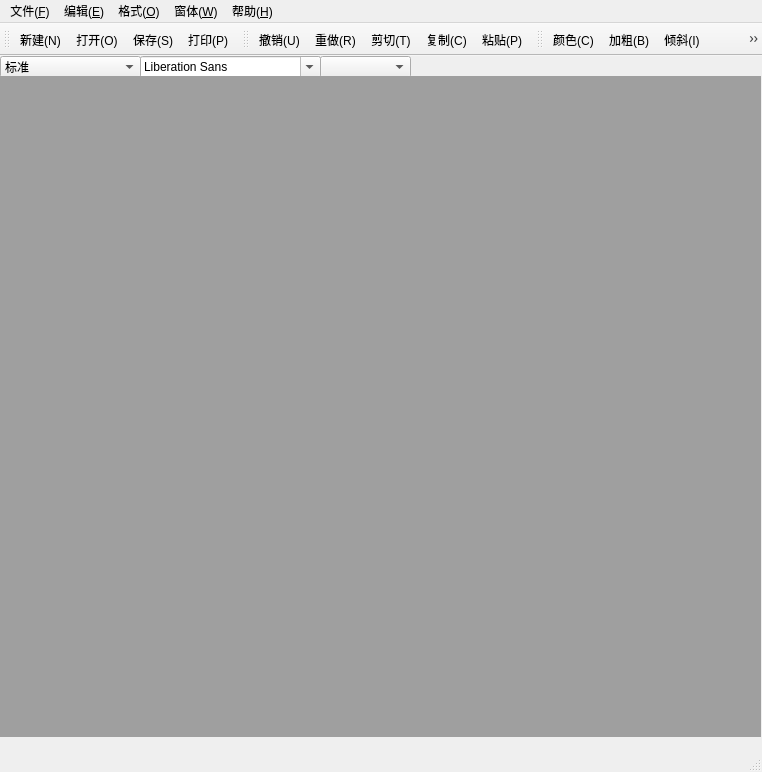
<?xml version="1.0" encoding="UTF-8"?>
<ui version="4.0">
 <class>MainWindow</class>
 <widget class="QMainWindow" name="MainWindow">
  <property name="geometry">
   <rect>
    <x>0</x>
    <y>0</y>
    <width>762</width>
    <height>772</height>
   </rect>
  </property>
  <property name="windowTitle">
   <string>我的WPS</string>
  </property>
  <widget class="QWidget" name="centralWidget">
   <widget class="QComboBox" name="comboBox">
    <property name="geometry">
     <rect>
      <x>0</x>
      <y>0</y>
      <width>141</width>
      <height>22</height>
     </rect>
    </property>
    <item>
     <property name="text">
      <string>标准</string>
     </property>
    </item>
    <item>
     <property name="text">
      <string>项目符号(●)</string>
     </property>
    </item>
    <item>
     <property name="text">
      <string>项目符号(○)</string>
     </property>
    </item>
    <item>
     <property name="text">
      <string>项目符号(■)</string>
     </property>
    </item>
    <item>
     <property name="text">
      <string>项目符号(1.2.3.)</string>
     </property>
    </item>
    <item>
     <property name="text">
      <string>项目符号(a.b.c.)</string>
     </property>
    </item>
    <item>
     <property name="text">
      <string>项目符号(A.B.C)</string>
     </property>
    </item>
    <item>
     <property name="text">
      <string>项目符号(i.ii.iii.)</string>
     </property>
    </item>
    <item>
     <property name="text">
      <string>项目符号(I.II.III.)</string>
     </property>
    </item>
   </widget>
   <widget class="QFontComboBox" name="fontComboBox">
    <property name="geometry">
     <rect>
      <x>140</x>
      <y>0</y>
      <width>181</width>
      <height>22</height>
     </rect>
    </property>
   </widget>
   <widget class="QComboBox" name="fontSizeComBox">
    <property name="geometry">
     <rect>
      <x>320</x>
      <y>0</y>
      <width>91</width>
      <height>22</height>
     </rect>
    </property>
   </widget>
   <widget class="QMdiArea" name="mdiArea">
    <property name="geometry">
     <rect>
      <x>0</x>
      <y>20</y>
      <width>761</width>
      <height>661</height>
     </rect>
    </property>
   </widget>
  </widget>
  <widget class="QMenuBar" name="menuBar">
   <property name="geometry">
    <rect>
     <x>0</x>
     <y>0</y>
     <width>762</width>
     <height>26</height>
    </rect>
   </property>
   <widget class="QMenu" name="menu_F">
    <property name="title">
     <string>文件(&amp;F)</string>
    </property>
    <addaction name="newAction"/>
    <addaction name="openAction"/>
    <addaction name="saveAction"/>
    <addaction name="otherSaveAction"/>
    <addaction name="printAction"/>
    <addaction name="printViewAction"/>
    <addaction name="exitAction"/>
   </widget>
   <widget class="QMenu" name="menu_E">
    <property name="title">
     <string>编辑(&amp;E)</string>
    </property>
    <addaction name="undoAction"/>
    <addaction name="redoAction"/>
    <addaction name="cutAction"/>
    <addaction name="copyAction"/>
    <addaction name="pasteAction"/>
   </widget>
   <widget class="QMenu" name="menu_O">
    <property name="title">
     <string>格式(&amp;O)</string>
    </property>
    <widget class="QMenu" name="menu_D">
     <property name="title">
      <string>字体(D)</string>
     </property>
     <addaction name="boldAction"/>
     <addaction name="italicAction"/>
     <addaction name="underlineAction"/>
    </widget>
    <widget class="QMenu" name="menu">
     <property name="title">
      <string>段落</string>
     </property>
     <addaction name="leftAlignAction"/>
     <addaction name="centerAction"/>
     <addaction name="rightAlighAction"/>
     <addaction name="justifyAction"/>
    </widget>
    <addaction name="menu_D"/>
    <addaction name="menu"/>
    <addaction name="colorAction"/>
   </widget>
   <widget class="QMenu" name="menu_W">
    <property name="title">
     <string>窗体(&amp;W)</string>
    </property>
    <addaction name="closeAction"/>
    <addaction name="closeAllAction"/>
    <addaction name="titleAction"/>
    <addaction name="casecadeAction"/>
    <addaction name="nextAction"/>
    <addaction name="previousAction"/>
   </widget>
   <widget class="QMenu" name="menu_H">
    <property name="title">
     <string>帮助(&amp;H)</string>
    </property>
    <addaction name="aboutAction"/>
   </widget>
   <addaction name="menu_F"/>
   <addaction name="menu_E"/>
   <addaction name="menu_O"/>
   <addaction name="menu_W"/>
   <addaction name="menu_H"/>
  </widget>
  <widget class="QStatusBar" name="statusBar"/>
  <widget class="QToolBar" name="toolBar">
   <property name="windowTitle">
    <string>toolBar</string>
   </property>
   <attribute name="toolBarArea">
    <enum>TopToolBarArea</enum>
   </attribute>
   <attribute name="toolBarBreak">
    <bool>false</bool>
   </attribute>
   <addaction name="newAction"/>
   <addaction name="openAction"/>
   <addaction name="saveAction"/>
   <addaction name="printAction"/>
  </widget>
  <widget class="QToolBar" name="toolBar_2">
   <property name="windowTitle">
    <string>toolBar_2</string>
   </property>
   <attribute name="toolBarArea">
    <enum>TopToolBarArea</enum>
   </attribute>
   <attribute name="toolBarBreak">
    <bool>false</bool>
   </attribute>
   <addaction name="undoAction"/>
   <addaction name="redoAction"/>
   <addaction name="cutAction"/>
   <addaction name="copyAction"/>
   <addaction name="pasteAction"/>
  </widget>
  <widget class="QToolBar" name="toolBar_3">
   <property name="windowTitle">
    <string>toolBar_3</string>
   </property>
   <attribute name="toolBarArea">
    <enum>TopToolBarArea</enum>
   </attribute>
   <attribute name="toolBarBreak">
    <bool>false</bool>
   </attribute>
   <addaction name="colorAction"/>
   <addaction name="boldAction"/>
   <addaction name="italicAction"/>
   <addaction name="underlineAction"/>
   <addaction name="leftAlignAction"/>
   <addaction name="centerAction"/>
   <addaction name="rightAlighAction"/>
   <addaction name="justifyAction"/>
  </widget>
  <action name="newAction">
   <property name="icon">
    <iconset resource="images.qrc">
     <normaloff>:/images/new.png</normaloff>:/images/new.png</iconset>
   </property>
   <property name="text">
    <string>新建(N)</string>
   </property>
   <property name="statusTip">
    <string>创建一个新文档</string>
   </property>
   <property name="shortcut">
    <string>Ctrl+N</string>
   </property>
  </action>
  <action name="openAction">
   <property name="icon">
    <iconset resource="images.qrc">
     <normaloff>:/images/fileopen.png</normaloff>:/images/fileopen.png</iconset>
   </property>
   <property name="text">
    <string>打开(O)</string>
   </property>
   <property name="statusTip">
    <string>打开文档</string>
   </property>
   <property name="whatsThis">
    <string>打开文件</string>
   </property>
   <property name="shortcut">
    <string>Ctrl+O</string>
   </property>
  </action>
  <action name="saveAction">
   <property name="icon">
    <iconset resource="images.qrc">
     <normaloff>:/images/save.png</normaloff>:/images/save.png</iconset>
   </property>
   <property name="text">
    <string>保存(S)</string>
   </property>
   <property name="statusTip">
    <string>保存文档</string>
   </property>
   <property name="shortcut">
    <string>Ctrl+S</string>
   </property>
  </action>
  <action name="otherSaveAction">
   <property name="text">
    <string>另存为(A)</string>
   </property>
   <property name="statusTip">
    <string>以一个新文件名保存</string>
   </property>
  </action>
  <action name="printAction">
   <property name="icon">
    <iconset resource="images.qrc">
     <normaloff>:/images/print.png</normaloff>:/images/print.png</iconset>
   </property>
   <property name="text">
    <string>打印(P)</string>
   </property>
   <property name="statusTip">
    <string>打印文档</string>
   </property>
   <property name="shortcut">
    <string>Ctrl+P</string>
   </property>
  </action>
  <action name="undoAction">
   <property name="icon">
    <iconset resource="images.qrc">
     <normaloff>:/images/undo.png</normaloff>:/images/undo.png</iconset>
   </property>
   <property name="text">
    <string>撤销(U)</string>
   </property>
   <property name="statusTip">
    <string>撤回上一次操作</string>
   </property>
   <property name="shortcut">
    <string>Ctrl+U</string>
   </property>
  </action>
  <action name="redoAction">
   <property name="icon">
    <iconset resource="images.qrc">
     <normaloff>:/images/redo.png</normaloff>:/images/redo.png</iconset>
   </property>
   <property name="text">
    <string>重做(R)</string>
   </property>
   <property name="statusTip">
    <string>恢复之前的操作</string>
   </property>
   <property name="shortcut">
    <string>Ctrl+R</string>
   </property>
  </action>
  <action name="cutAction">
   <property name="icon">
    <iconset resource="images.qrc">
     <normaloff>:/images/cut.png</normaloff>:/images/cut.png</iconset>
   </property>
   <property name="text">
    <string>剪切(T)</string>
   </property>
   <property name="statusTip">
    <string>从文档中选中裁剪内容,放入剪切板</string>
   </property>
   <property name="shortcut">
    <string>Ctrl+X</string>
   </property>
  </action>
  <action name="copyAction">
   <property name="icon">
    <iconset resource="images.qrc">
     <normaloff>:/images/copy.png</normaloff>:/images/copy.png</iconset>
   </property>
   <property name="text">
    <string>复制(C)</string>
   </property>
   <property name="statusTip">
    <string>复制选中内容,并放入剪切板</string>
   </property>
   <property name="shortcut">
    <string>Ctrl+C</string>
   </property>
  </action>
  <action name="pasteAction">
   <property name="icon">
    <iconset resource="images.qrc">
     <normaloff>:/images/paste.png</normaloff>:/images/paste.png</iconset>
   </property>
   <property name="text">
    <string>粘贴(P)</string>
   </property>
   <property name="statusTip">
    <string>将解切板的内容复制到文档</string>
   </property>
   <property name="shortcut">
    <string>Ctrl+V</string>
   </property>
  </action>
  <action name="colorAction">
   <property name="icon">
    <iconset resource="images.qrc">
     <normaloff>:/images/color.ico</normaloff>:/images/color.ico</iconset>
   </property>
   <property name="text">
    <string>颜色(C)</string>
   </property>
  </action>
  <action name="boldAction">
   <property name="checkable">
    <bool>true</bool>
   </property>
   <property name="icon">
    <iconset resource="images.qrc">
     <normaloff>:/images/bold.png</normaloff>:/images/bold.png</iconset>
   </property>
   <property name="text">
    <string>加粗(B)</string>
   </property>
   <property name="statusTip">
    <string>将所选文字加粗</string>
   </property>
   <property name="shortcut">
    <string>Ctrl+B</string>
   </property>
  </action>
  <action name="italicAction">
   <property name="checkable">
    <bool>true</bool>
   </property>
   <property name="icon">
    <iconset resource="images.qrc">
     <normaloff>:/images/italic.png</normaloff>:/images/italic.png</iconset>
   </property>
   <property name="text">
    <string>倾斜(I)</string>
   </property>
   <property name="statusTip">
    <string>将所选文字设置为倾斜效果</string>
   </property>
   <property name="shortcut">
    <string>Ctrl+I</string>
   </property>
  </action>
  <action name="underlineAction">
   <property name="checkable">
    <bool>true</bool>
   </property>
   <property name="icon">
    <iconset resource="images.qrc">
     <normaloff>:/images/under.png</normaloff>:/images/under.png</iconset>
   </property>
   <property name="text">
    <string>下划线(U)</string>
   </property>
   <property name="statusTip">
    <string>给所选文字添加下划线</string>
   </property>
   <property name="shortcut">
    <string>Ctrl+U</string>
   </property>
  </action>
  <action name="closeAction">
   <property name="text">
    <string>关闭(O)</string>
   </property>
   <property name="statusTip">
    <string>关闭活动子窗口</string>
   </property>
   <property name="shortcutContext">
    <enum>Qt::WidgetShortcut</enum>
   </property>
  </action>
  <action name="closeAllAction">
   <property name="text">
    <string>关闭所有(A)</string>
   </property>
   <property name="statusTip">
    <string>关闭所有活动子窗口</string>
   </property>
  </action>
  <action name="titleAction">
   <property name="text">
    <string>平铺(T)</string>
   </property>
   <property name="statusTip">
    <string>平铺所有活动子窗口</string>
   </property>
  </action>
  <action name="casecadeAction">
   <property name="text">
    <string>层叠(C)</string>
   </property>
   <property name="statusTip">
    <string>层叠子窗口</string>
   </property>
  </action>
  <action name="nextAction">
   <property name="text">
    <string>下一个(X)</string>
   </property>
   <property name="statusTip">
    <string>移动焦点到下一个子窗口</string>
   </property>
   <property name="shortcut">
    <string>Ctrl+Tab</string>
   </property>
  </action>
  <action name="previousAction">
   <property name="text">
    <string>前一个(V)</string>
   </property>
   <property name="statusTip">
    <string>移动焦点到前一个子窗口</string>
   </property>
   <property name="shortcut">
    <string>Ctrl+Shift+Tab</string>
   </property>
  </action>
  <action name="leftAlignAction">
   <property name="icon">
    <iconset resource="images.qrc">
     <normaloff>:/images/left.png</normaloff>:/images/left.png</iconset>
   </property>
   <property name="text">
    <string>左对齐(L)</string>
   </property>
   <property name="statusTip">
    <string>将所选文字左对齐</string>
   </property>
   <property name="shortcut">
    <string>Ctrl+L</string>
   </property>
  </action>
  <action name="centerAction">
   <property name="icon">
    <iconset resource="images.qrc">
     <normaloff>:/images/center.png</normaloff>:/images/center.png</iconset>
   </property>
   <property name="text">
    <string>居中(C)</string>
   </property>
   <property name="statusTip">
    <string>将所选文字居中</string>
   </property>
   <property name="shortcut">
    <string>Ctrl+E</string>
   </property>
  </action>
  <action name="rightAlighAction">
   <property name="icon">
    <iconset resource="images.qrc">
     <normaloff>:/images/right.png</normaloff>:/images/right.png</iconset>
   </property>
   <property name="text">
    <string>右对齐(R)</string>
   </property>
   <property name="statusTip">
    <string>将所选文字右对齐</string>
   </property>
   <property name="shortcut">
    <string>Ctrl+R</string>
   </property>
  </action>
  <action name="justifyAction">
   <property name="icon">
    <iconset resource="images.qrc">
     <normaloff>:/images/justify.png</normaloff>:/images/justify.png</iconset>
   </property>
   <property name="text">
    <string>两端对齐(J)</string>
   </property>
   <property name="statusTip">
    <string>将所选文字左右两端同时对齐,并根据需要调整间距</string>
   </property>
   <property name="shortcut">
    <string>Ctrl+J</string>
   </property>
  </action>
  <action name="aboutAction">
   <property name="text">
    <string>关于(A)</string>
   </property>
   <property name="statusTip">
    <string>关于我的WPS v1.0</string>
   </property>
  </action>
  <action name="printViewAction">
   <property name="text">
    <string>打印预览...</string>
   </property>
   <property name="statusTip">
    <string>预览打印效果</string>
   </property>
  </action>
  <action name="exitAction">
   <property name="text">
    <string>退出</string>
   </property>
   <property name="statusTip">
    <string>退出应用程序</string>
   </property>
  </action>
 </widget>
 <layoutdefault spacing="6" margin="11"/>
 <resources>
  <include location="images.qrc"/>
 </resources>
 <connections/>
</ui>
